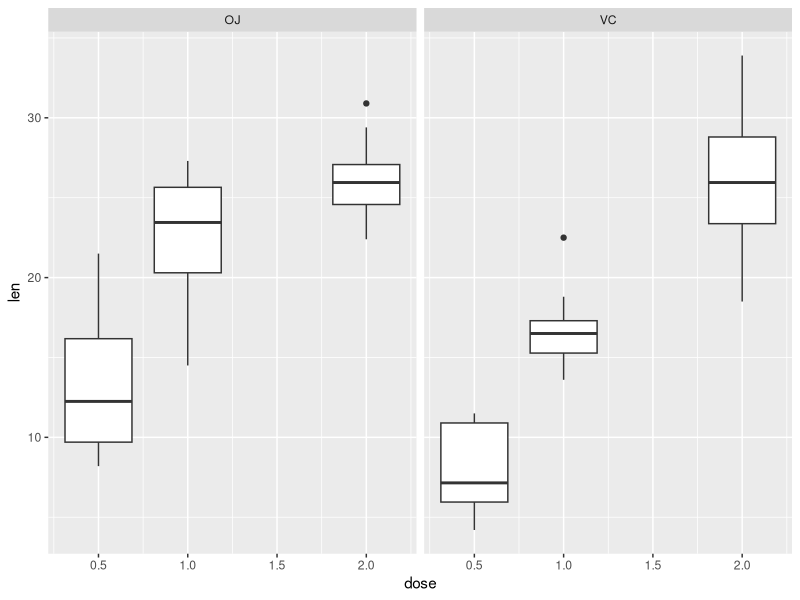

Here is the R script that generated this plot:
## ---- chunk 1
knitr::opts_chunk$set(echo = TRUE)
## ---- chunk 2
library(ggplot2)
library(dplyr, warn.conflicts = FALSE)
## ---- chunk 3
data("ToothGrowth")
dim(ToothGrowth)
str(ToothGrowth)
table(ToothGrowth$dose)
## ---- chunk 4
ggplot(data = ToothGrowth, aes(x = dose, y = len)) + 
    geom_boxplot(aes(group = dose)) + facet_grid(.~supp)
## ---- chunk 5
knitr::kable(
    group_by(ToothGrowth, dose, supp) %>%
        summarise(Variance = round(var(len), 3)))
## ---- chunk 6
d <- ToothGrowth  # to make name shorter
supOJ <- d$supp == "OJ"
supVC <- d$supp == "VC"
sup.05 <- t.test(d$len[supOJ & d$dose == 0.5],
                 d$len[supVC & d$dose == 0.5], alternative = "g")
sup.10 <- t.test(d$len[supOJ & d$dose == 1],
                 d$len[supVC & d$dose == 1], alternative = "g")
sup.20 <- t.test(d$len[supOJ & d$dose == 2],
                 d$len[supVC & d$dose == 2], alternative = "g")
knitr::kable(
    data.frame(Dose = c(0.5, 1.0, 2.0),
               p.value = round(c(sup.05$p.value,
                                 sup.10$p.value,
                                 sup.20$p.value),3),
               CI_low = round(c(sup.05$conf.int[1],
                                sup.10$conf.int[1],
                                sup.20$conf.int[1]), 3)),
    col.names = c("Dose", "p-value", "$CI_{\\text{low}}$"))
## ---- chunk 7
oj_vs_oj <- t.test(d$len[supOJ & d$dose == 2],
                   d$len[supOJ & d$dose == 1], alternative = "g")
## ---- chunk 8
vc_vs_oj <- t.test(d$len[supVC & d$dose == 2],
                   d$len[supOJ & d$dose == 1], alternative = "g")
knitr::kable(
    data.frame(H0 = c("$\\mu_{OJ, 2} = \\mu_{OJ,1}$",
                      c("$\\mu_{VC, 2} = \\mu_{OJ,1}$")),
               p.value = round(c(oj_vs_oj$p.value, vc_vs_oj$p.value), 3),
               CI_low = round(c(oj_vs_oj$conf.int[1], vc_vs_oj$conf.int[1]),3)),
    col.names = c("$H_0$", "p-value", "$CI_{\\text{low}}$")
)
